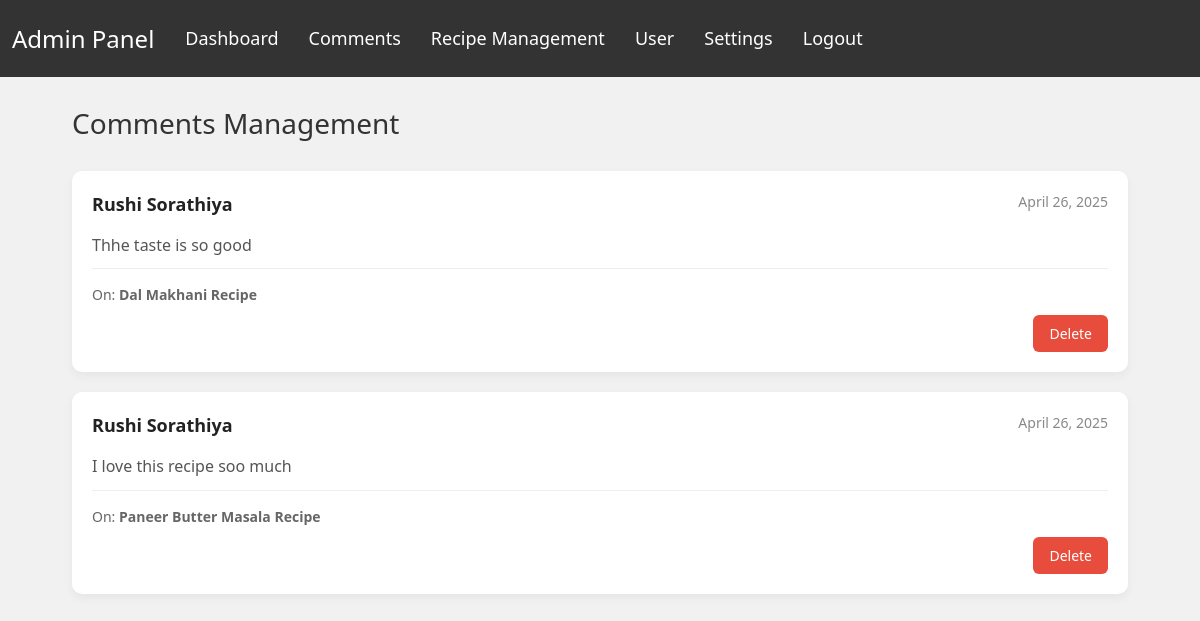
The page /admin/comments_management_page.php on the database its author committed.
### tables this page shows
CREATE TABLE `reviews` (
  `id` int(11) NOT NULL,
  `user_id` int(11) DEFAULT NULL,
  `recipe_id` int(11) DEFAULT NULL,
  `rating` int(11) DEFAULT NULL CHECK (`rating` between 1 and 5),
  `review` text NOT NULL,
  `created_at` timestamp NOT NULL DEFAULT current_timestamp()
);

CREATE TABLE `users` (
  `id` int(11) NOT NULL,
  `first_name` varchar(50) NOT NULL,
  `last_name` varchar(50) NOT NULL,
  `email` varchar(150) NOT NULL,
  `password` varchar(300) NOT NULL,
  `role` enum('admin','user') DEFAULT 'user',
  `email_verified` int(11) NOT NULL DEFAULT 0,
  `verification_token` varchar(200) DEFAULT NULL,
  `created_at` timestamp NOT NULL DEFAULT current_timestamp()
);

CREATE TABLE `recipes` (
  `recipe_id` int(11) NOT NULL,
  `user_id` int(11) DEFAULT NULL,
  `title` varchar(255) NOT NULL,
  `description` text DEFAULT NULL,
  `recipe_image` varchar(300) NOT NULL,
  `instructions` longtext DEFAULT NULL CHECK (json_valid(`instructions`)),
  `ingredients` longtext DEFAULT NULL CHECK (json_valid(`ingredients`)),
  `created_at` timestamp NOT NULL DEFAULT current_timestamp()
);

### admin/comments_management_page.php (the view, shortened to what this page needs)
<?php include_once 'navbar.php';
$review = "SELECT
    r.id AS review_id,
    r.review,
    r.created_at AS review_created_at,
    u.first_name,
    u.last_name,
    rec.title AS recipe_title
FROM reviews r
LEFT JOIN users u ON r.user_id = u.id
LEFT JOIN recipes rec ON r.recipe_id = rec.recipe_id
ORDER BY r.created_at DESC";
$review_result = $con->query($review);
?>
<!DOCTYPE html>
<html lang="en">
<head>
</head>
<body>
<div class="container">
    <div class="content">
        <div class="header">
            <h1>Comments Management</h1>
        </div>
        <?php while($row = mysqli_fetch_assoc($review_result)) { ?>
            <div class="comment-card">
                <div class="comment-header">
                    <span class="comment-author"><?php echo $row['first_name'] . " " . $row['last_name']; ?></span>
                    <span class="comment-date"><?php echo date("F j, Y", strtotime($row['review_created_at'])); ?></span>
                </div>
                <div class="comment-content">
                    <?php echo htmlspecialchars($row['review']); ?>
                </div>
                <div class="comment-info">
                    On: <strong><?php echo htmlspecialchars($row['recipe_title']); ?></strong>
                </div>
                <div class="comment-actions">
                    <a href="delete_comment.php?rid=<?php echo $row['review_id']; ?>">
                        <button class="btn btn-danger">Delete</button>
                    </a>
                </div>
            </div>
        <?php } ?>
    </div>
</div>
</body>
</html>

### admin/comments_management_page.php (style rules this page uses)
* { box-sizing: border-box; font-family: 'Segoe UI', Tahoma, Geneva, Verdana, sans-serif; }
body { margin: 0; padding: 0; background-color: #f1f1f1; }
.container { display: flex; min-height: 100vh; }
.content { flex: 1; padding: 30px; }
.header { margin-bottom: 30px; }
.header h1 { font-size: 28px; color: #333; }
.comment-card { background-color: #fff; border-radius: 10px; padding: 20px; margin-bottom: 20px; box-shadow: 0px 4px 10px rgba(0,0,0,0.05); transition: transform 0.2s ease; }
.comment-header { display: flex; justify-content: space-between; margin-bottom: 10px; }
.comment-author { font-weight: 600; color: #222; font-size: 18px; }
.comment-date { font-size: 14px; color: #888; }
.comment-content { margin: 15px 0; font-size: 16px; color: #555; line-height: 1.6; border-bottom: 1px solid #eee; padding-bottom: 10px; }
.comment-info { font-size: 14px; color: #666; margin-bottom: 10px; }
.comment-actions { display: flex; justify-content: flex-end; gap: 10px; }
.btn { padding: 8px 16px; border: none; border-radius: 6px; cursor: pointer; font-weight: 500; font-size: 14px; transition: all 0.3s ease; }
.btn-danger { background-color: #e74c3c; color: #fff; }

### rows shown on the page
reviews: user.first_name "Rushi", user.last_name "Sorathiya", created_at "April 26, 2025", review "Thhe taste is so good", recipe.title "Dal Makhani Recipe"
reviews: user.first_name "Rushi", user.last_name "Sorathiya", created_at "April 26, 2025", review "I love this recipe soo much", recipe.title "Paneer Butter Masala Recipe"
